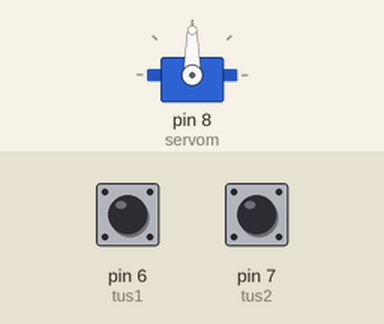
This sketch was run on a simulated Arduino Uno, built with avr-gcc and run on an emulated ATmega328P. On the bench: servo. Inputs (shaded band) come from the test bench; at power-on: pin 6 (tus1) HIGH, pin 7 (tus2) HIGH.

Above: at 1.2 s.
1.3 s: pin 6 (tus1) pulled LOW for 0.15 s
At 2.3 s:
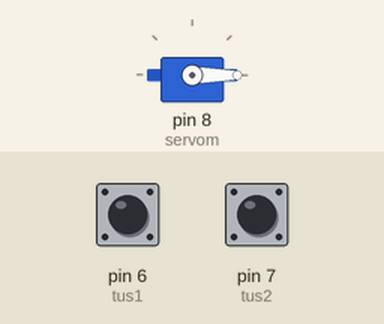
2.9 s: pin 7 (tus2) pulled LOW for 0.15 s
At 3.5 s:
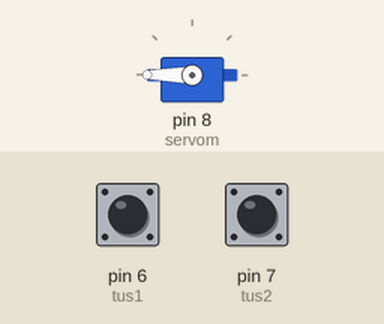
4.5 s: pin 6 (tus1) pulled LOW for 1 s
At 4.8 s:
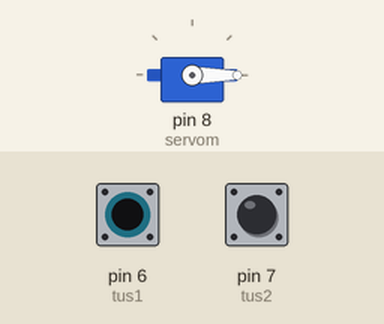
7.0 s: pin 7 (tus2) pulled LOW for 1 s
At 7.9 s:
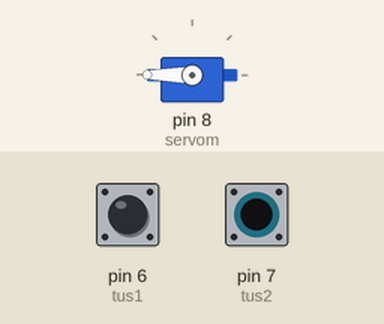
Timing chart, 0 to 10.0 s (numbered marks = the images above; inputs shaded):
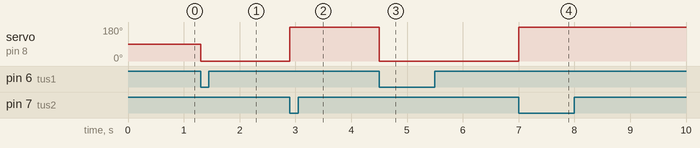

The sketch:

Servo_Motor_ile_2_Buton.ino
```cpp
#include<Servo.h>

Servo servom;

int aci = 0; //Açıyı 0'dan başlat.

#define tus1 6 //butonların bağlı olduğu pinlerin gösterimi.
#define tus2 7


void setup() {
  servom.attach(8); //Servonun bağlı olduğu pin
  pinMode(tus1, INPUT_PULLUP); //buton bağladığımız için pinMode fonksiyonu kullanıldı.
  pinMode(tus2, INPUT_PULLUP); //Bu fonksiyondan veri çekeceğiz ama loop kısmında gösterilecek burada saddece ne işe yaracağı gösterildi.

}

void loop() {
  int tus1r = digitalRead(tus1); //tus1 butonundan gelen digital değeri oku.
  int tus2r = digitalRead(tus2); //tus1 ve tus2'den değer okunur.

  if (!tus1r) { //tus1'den 0 komutunu alırsa 0dereceye git
    servom.write(0);
  }
  if (!tus2r) { //tus2'den 0 komutu alırsa 180dereceye git.
    servom.write(180);
  }


}
```

Measured:
- after the input at 1.3 s, servo on pin 8 (servom): 90° → 0° at once
- after the input at 2.9 s, servo on pin 8 (servom): 0° → 180° at once
- after the input at 4.5 s, servo on pin 8 (servom): 180° → 0° at once
- after the input at 7.0 s, servo on pin 8 (servom): 0° → 180° at once
